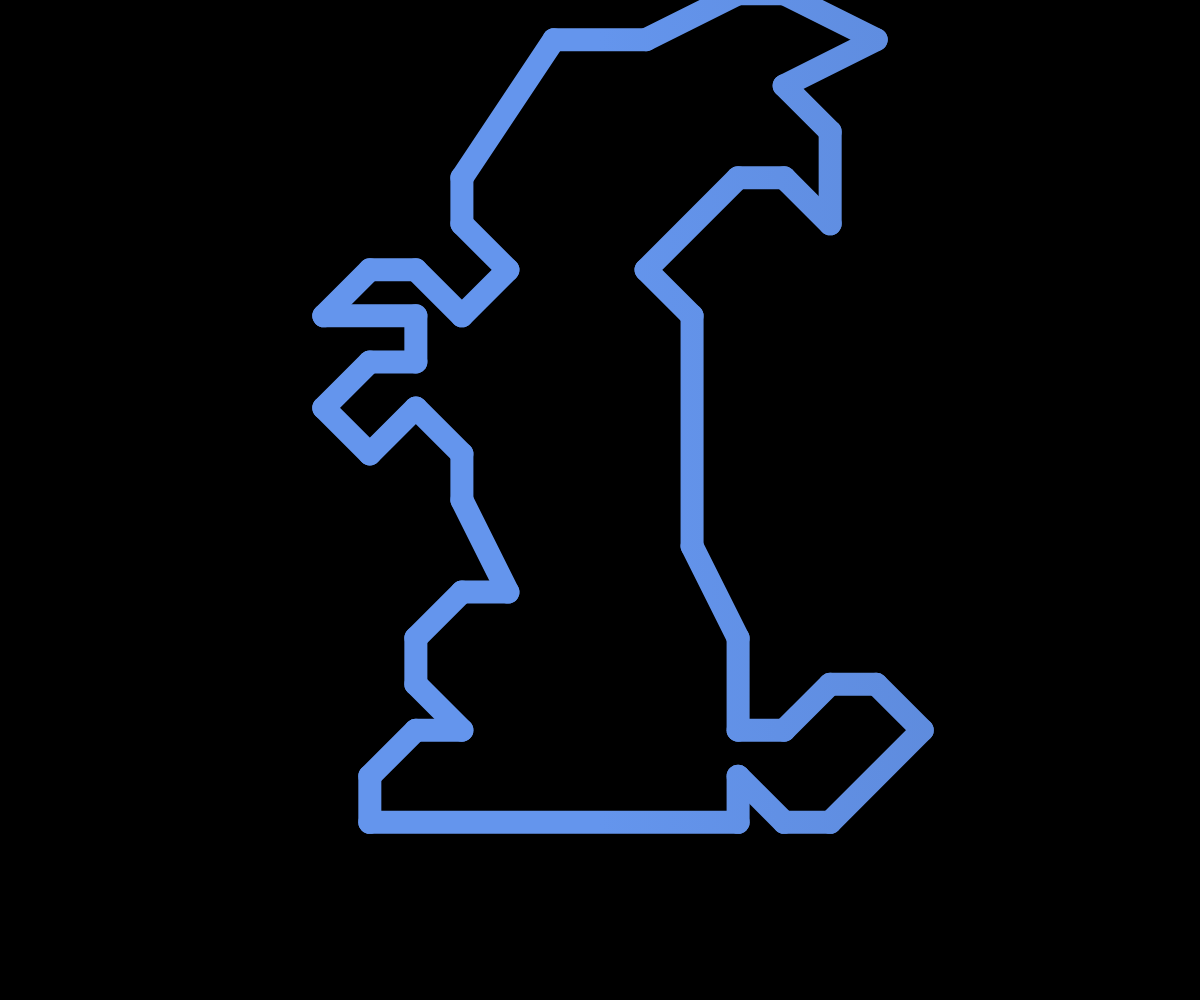
Frame 1 (no input)
Frame 60 (no input): identical to frame 1, image omitted
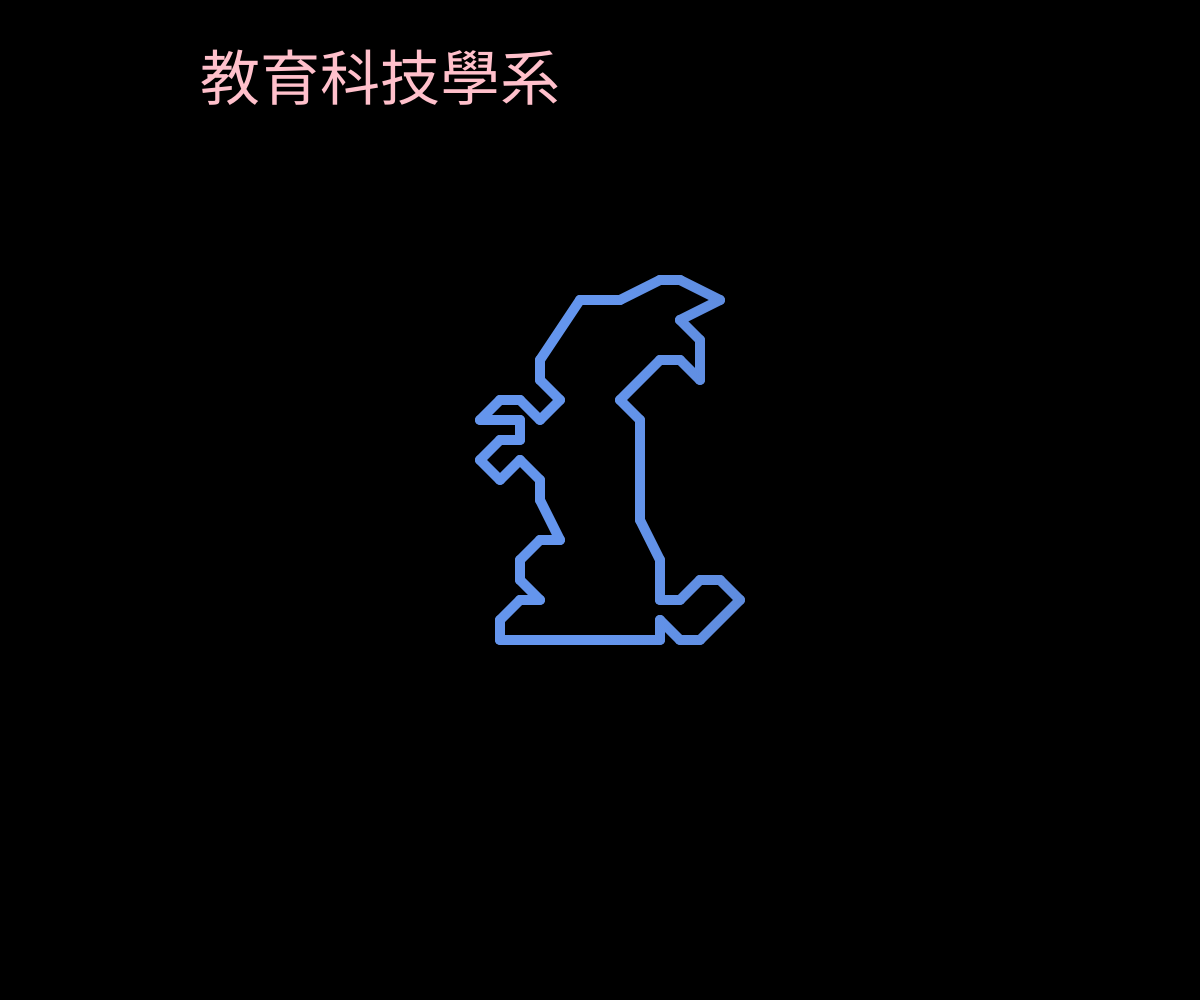
Frame 120 (the mouse pressed at the canvas centre since frame 60)

The p5.js sketch that drew these frames (run headless with seeded random() and noise() and a simulated clock; from frame 60 on, the mouse is pressed at the canvas centre):

// p5.js sketch
// ── sketch.js
let points = [[1, 10], [3, 11], [4, 11],[6,10],[4,9],[5,8],[5,6],[4,7],[3,7],[1,5],[2,4],[2,-1],[3,-3],[3,-5],[4,-5],[5,-4],[6,-4],[7,-5],[5,-7]
,[4,-7],[3,-6],[3,-7],[-5,-7],[-5,-6],[-4,-5],[-3,-5],[-4,-4],[-4,-3],[-3,-2],[-2,-2],[-3,0],[-3,1],[-4,2],[-5,1],[-6,2],[-5,3],[-4,3],[-4,4]
,[-6,4],[-5,5],[-4,5],[-3,4],[-2,5],[-3,6],[-3,7],[-1,10]]; //畫點連線出兔子，

function setup() {   //只會執行一次的函數
  createCanvas(windowWidth, windowHeight); //設定一個畫布，寬為整個視窗的寬度windowWidth，高度為整個視窗的高度windowHeight
  //把points 內的值都*50
  for (let i = 0; i < points.length; i++) {
    for (let j = 0; j < points[i].length; j++) {
      points[i][j] = points[i][j] * 20;
    }
  }
}

function draw() {
  background(0);
  strokeWeight(10)//點的寬度
  // 計算滑鼠位置到畫布中心的距離
let distance = dist(mouseX, mouseY, width / 2, height / 2);

// 將距離轉換為縮放因子
  
let scaleFactor = map(distance, 0, width / 2, 1, 2);
  
// 以畫布中心為基準進行縮放
  
  translate
translate(width / 2, height / 2);
scale(scaleFactor);
  
  translate
translate(-width / 2, -height / 2);
  textSize(60)  //文字大小
  fill(255, 192, 203);  //設定顏色粉紅色
  text("教育科技學系",200,100)  //顯示文字
  //scale(50)
 // 設置線條漸變效果
 let gradientColor1 = color(100, 149, 237); // 灰丁寧藍色
  let gradientColor2 = color(54, 72, 111); // 深藍色
 let startX = 0;
 let startY = height/2;
 let endX = width;
 let endY = height/2;
 let gradient = drawingContext.createLinearGradient(startX, startY, endX, endY);
 gradient.addColorStop(0, gradientColor1);
 gradient.addColorStop(1, gradientColor2);
 drawingContext.strokeStyle = gradient;
// 画线条
//strokeWeight(10);
//line(startX, startY, endX, endY);


  translate(width/2, height/2); //原本原點在左上角，利用這指令把原點放到視窗的中心
  scale(1, -1);  //上下翻轉
  for (let i = 0; i < points.length-1; i++) {
    line(points[i][0], points[i][1], points[i+1][0], points[i+1][1]);
  }
  line(points[points.length-1][0], points[points.length-1][1], points[0][0], points[0][1]); //把最後一點與第一點的連線
}
